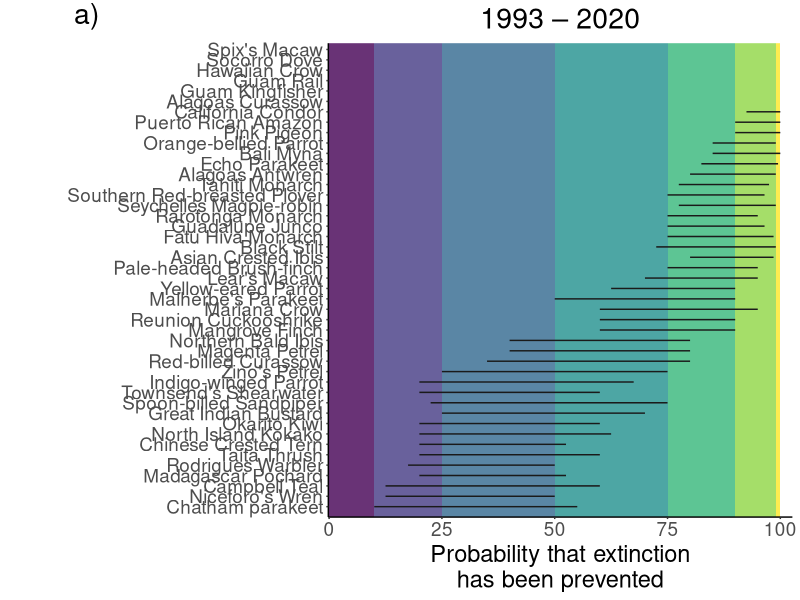
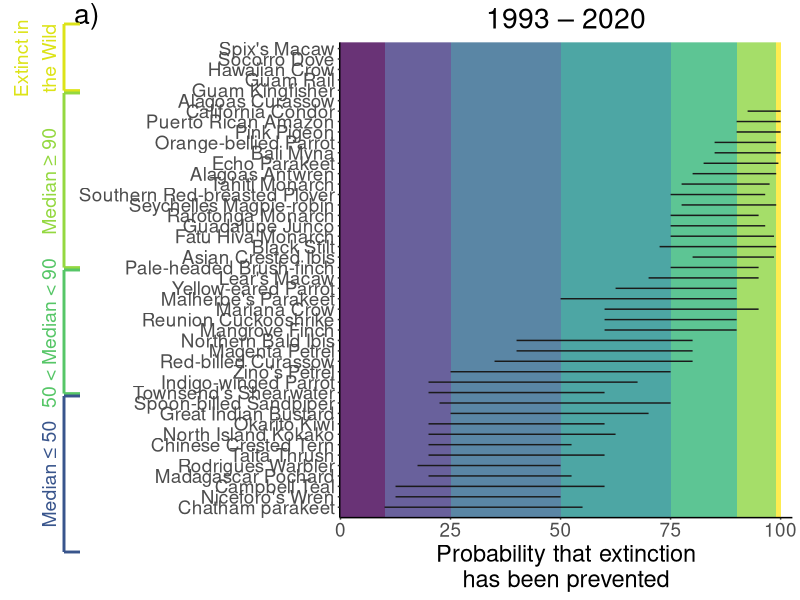
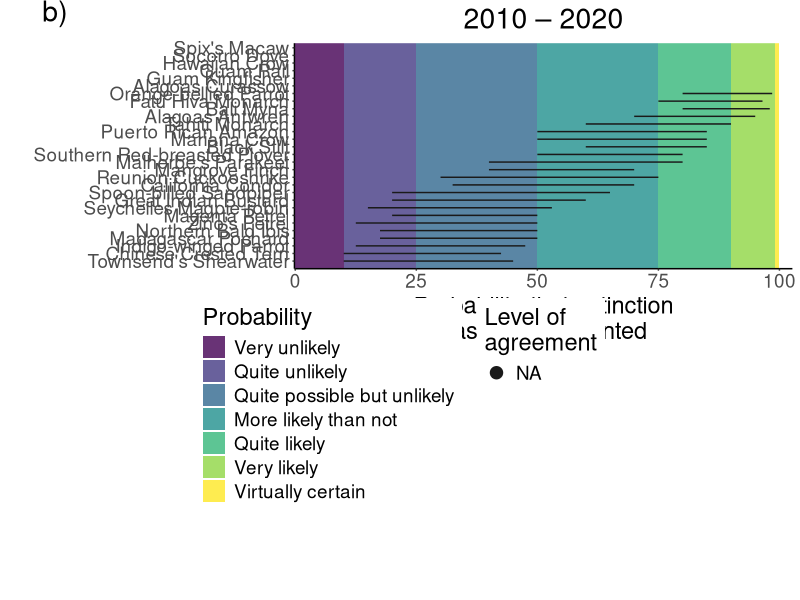
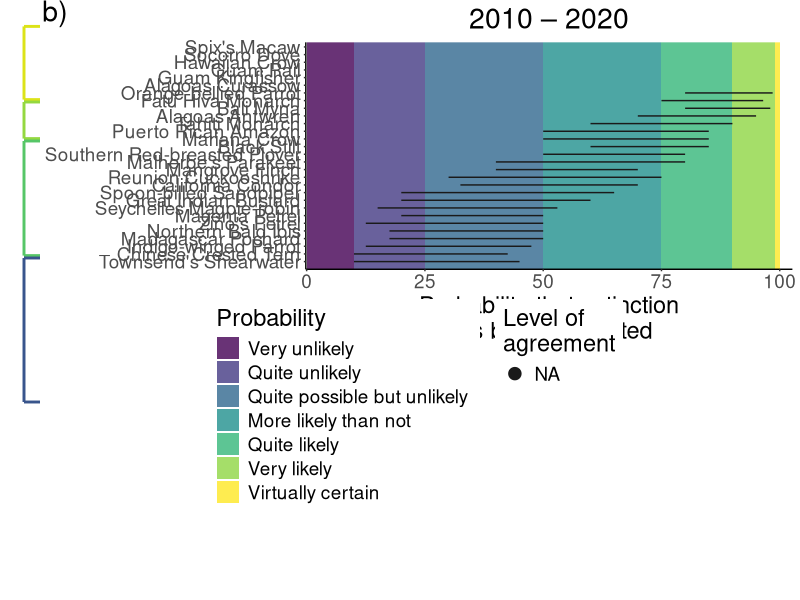
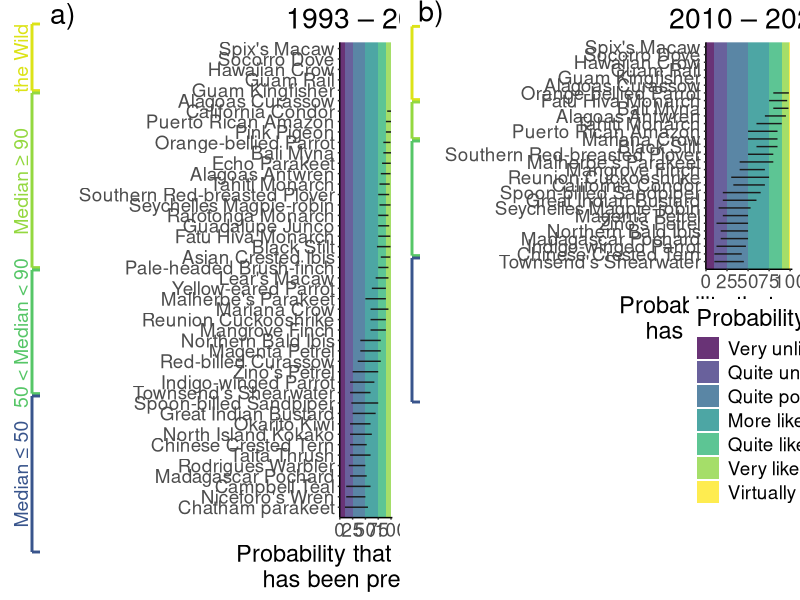

R code for these plots, in order: (Note: this script raises an error after producing the figures.)
#### -------------------------------------------------------------------------------##
#### ----------------------------- Plots of medians ------------------------------####
#### -------------------------------------------------------------------------------##

library(tidyverse)
library(viridis)
library(cowplot)
library(gridExtra)


allsppmed <- read.csv("data/allspp_medians.csv")



## Reorder factor levels

### Agreement
allsppmed$agreement1993 = factor(allsppmed$agreement1993, levels(allsppmed$agreement1993)[c(1, 3, 2)])
allsppmed$agreement2010 = factor(allsppmed$agreement2010, levels(allsppmed$agreement2010)[c(1, 3, 2)])

### Type of estimate
allsppmed$est = factor(allsppmed$est, levels(allsppmed$est)[c(2, 1, 3)])



## Set up plot background

fill <- c("Very unlikely", "Quite unlikely", "Quite possible\nbut unlikely", "More likely than not", "Quite likely", 
          "Very likely", "Virtually certain")
ymax <- c(10, 25, 50, 75, 90, 99, 100)
ymin <- c(0, 10, 25, 50, 75, 90, 99)
fill <- c(1:7)
rect <- data.frame(cbind(ymax, ymin, fill))


#### ----------------------------- Birds -----------------------------------------####


## Make bird plot for 1993 - 2020

(a <- filter(allsppmed, class == "AVES") %>% 
   ggplot() +
   geom_point(aes(x = fct_reorder(Common.name, order1993), y = median1993), alpha = 0)  +
   geom_rect(data = rect, aes(xmin = 0, xmax = 45.6, ymin = ymin, ymax = ymax, fill = fill), alpha = 0.8) +
   scale_fill_viridis() +
   geom_point(aes(x = fct_reorder(Common.name, order1993), y = median1993, size = agreement1993), colour = "grey10")+
   geom_line(aes(x = Common.name, y = median1993, colour = "grey10"), colour = "grey10") +
   coord_flip(ylim = c(4.5, 98)) +
   scale_size_manual(values = c(5, 3, 1)) +
   labs(x = "", y = "Probability that extinction\nhas been prevented", title = "1993 – 2020", tag = "a)") +
   theme_classic() +
   theme(axis.ticks.length = unit(.05, "cm"),
         text = element_text(size = 17),
         panel.spacing = unit(2, "lines"),
         legend.position = "none",
         plot.title = element_text(hjust = 0.5),
         plot.margin = unit(c(5.5, 5.5, 5.5, 30),"pt"),
         plot.tag.position = c(0.06, 0.99)))


## Add lines and text on left

(b <- ggdraw() +
    draw_plot(a) +
    draw_line(x = c(0.08, 0.08), y = c(0.849, 0.96), color = "#DCE318FF", size = 1) +
    draw_line(x = c(0.08, 0.1), y = c(0.96, 0.96), color = "#DCE318FF", size = 1) +
    draw_line(x = c(0.08, 0.1), y = c(0.849, 0.849), color = "#DCE318FF", size = 1) +
    draw_text("Extinct in\nthe Wild", vjust = 0, x = 0.07, y = 0.903, angle = 90, colour = "#DCE318FF") +
    
    draw_line(x = c(0.08, 0.08), y = c(0.554, 0.845), color = "#94D840FF", size = 1) +
    draw_line(x = c(0.08, 0.1), y = c(0.845, 0.845), color = "#94D840FF", size = 1) +
    draw_line(x = c(0.08, 0.1), y = c(0.554, 0.554), color = "#94D840FF", size = 1) +
    draw_text("Median \u2265 90", vjust = 0, x = 0.07, y = 0.698, angle = 90, colour = "#94D840FF") +
    
    draw_line(x = c(0.08, 0.08), y = c(0.344, 0.55), color = "#56C667FF", size = 1) +
    draw_line(x = c(0.08, 0.1), y = c(0.55, 0.55), color = "#56C667FF", size = 1) +
    draw_line(x = c(0.08, 0.1), y = c(0.344, 0.344), color = "#56C667FF", size = 1) +
    draw_text("50 < Median < 90", vjust = 0, x = 0.07, y = 0.445, angle = 90, colour = "#56C667FF") +
    
    draw_line(x = c(0.08, 0.08), y = c(0.08, 0.34), color = "#39558CFF", size = 1) +
    draw_line(x = c(0.08, 0.1), y = c(0.34, 0.34), color = "#39558CFF", size = 1) +
    draw_line(x = c(0.08, 0.1), y = c(0.08, 0.08), color = "#39558CFF", size = 1) +
    draw_text("Median \u2264 50", vjust = 0, x = 0.07, y = 0.21, angle = 90, colour = "#39558CFF"))


## Make bird plot for 2010 - 2020

(c <- filter(allsppmed, class == "AVES" & !is.na(median2010)) %>% 
    ggplot() +
    geom_point(aes(x = fct_reorder(Common.name, order2010), y = median2010), alpha = 0) +
    geom_rect(data = rect, aes(xmin = 0, xmax = 29.6, ymin = ymin, ymax = ymax, fill = fill), alpha = 0.8) +
    scale_fill_viridis(labels = c("Very unlikely", 
                                  "Quite unlikely", 
                                  "Quite possible but unlikely", 
                                  "More likely than not", 
                                  "Quite likely", 
                                  "Very likely", 
                                  "Virtually certain"),
                       guide = "legend", name = "Probability") +
    geom_point(aes(x = fct_reorder(Common.name, order2010), y = median2010, size = agreement2010), colour = "grey10") +
    geom_line(aes(x = Common.name, y = median2010, colour = "grey10"), colour = "grey10") +
    coord_flip(ylim = c(4.5, 98)) +
    scale_size_manual(values = c(5, 3, 1), name = "Level of\nagreement", drop = FALSE) +
    labs(x = "", y = "Probability that extinction\nhas been prevented", title = "2010 – 2020", tag = "b)") +
    theme_classic() +
    theme(axis.ticks.length = unit(.05, "cm"),
          text = element_text(size = 17),
          plot.margin = unit(c(5.5, 5.5, 185, 5.5),"pt"),
          legend.position = c(-0.2, -0.13),
          legend.justification = c("left", "top"),
          legend.box = "horizontal", 
          legend.direction = "vertical",
          plot.title = element_text(hjust = 0.5),
          plot.tag.position = c(0.06, 0.99)) + 
    guides(colour = guide_legend(override.aes = list(size = 5), order = 2),
           fill = guide_legend(order = 1),
           size = guide_legend(order = 3)))


## Add lines and text on left

(d <- ggdraw() +
    draw_plot(c) +
    draw_line(x = c(0.03, 0.03), y = c(0.834, 0.956), color = "#DCE318FF", size = 1) +
    draw_line(x = c(0.03, 0.05), y = c(0.956, 0.956), color = "#DCE318FF", size = 1) +
    draw_line(x = c(0.03, 0.05), y = c(0.834, 0.834), color = "#DCE318FF", size = 1) +
    
    draw_line(x = c(0.03, 0.03), y = c(0.769, 0.83), color = "#94D840FF", size = 1) +
    draw_line(x = c(0.03, 0.05), y = c(0.83, 0.83), color = "#94D840FF", size = 1) +
    draw_line(x = c(0.03, 0.05), y = c(0.769, 0.769), color = "#94D840FF", size = 1) +
    
    draw_line(x = c(0.03, 0.03), y = c(0.574, 0.765), color = "#56C667FF", size = 1) +
    draw_line(x = c(0.03, 0.05), y = c(0.765, 0.765), color = "#56C667FF", size = 1) +
    draw_line(x = c(0.03, 0.05), y = c(0.574, 0.574), color = "#56C667FF", size = 1) +
    
    draw_line(x = c(0.03, 0.03), y = c(0.33, 0.57), color = "#39558CFF", size = 1) +
    draw_line(x = c(0.03, 0.05), y = c(0.57, 0.57), color = "#39558CFF", size = 1) +
    draw_line(x = c(0.03, 0.05), y = c(0.33, 0.33), color = "#39558CFF", size = 1))


## Arrange and save

e <- grid.arrange(b, d, nrow = 1)
ggsave("output/median_scores_birds.pdf", e, dpi = 300, width = 15, height = 10, device = cairo_pdf)
ggsave("output/median_scores_birds.png", e, dpi = 300, width = 381, height = 254, units = "mm")



#### ----------------------------- Mammals ----------------------------------------####

## Make mammal plot for 1993 - 2020

(f <- filter(allsppmed, class == "MAMMALIA") %>% 
   ggplot() +
   geom_point(aes(x = fct_reorder(Common.name, order1993), y = median1993), alpha = 0)  +
   geom_rect(data = rect, aes(xmin = 0, xmax = 24.6, ymin = ymin, ymax = ymax, fill = fill), alpha = 0.8) +
   scale_fill_viridis() +
   geom_point(aes(x = fct_reorder(Common.name, order1993), y = median1993, size = agreement1993), colour = "grey10")+
   geom_line(aes(x = Common.name, y = median1993, colour = "grey10"), colour = "grey10") +
   coord_flip(ylim = c(4.5, 98)) +
   scale_size_manual(values = c(5, 3, 1)) +
   labs(x = "", y = "Probability that extinction\nhas been prevented", title = "1993 – 2020", tag = "a)") +
   theme_classic() +
   theme(axis.ticks.length = unit(.05, "cm"),
         text = element_text(size = 15),
         panel.spacing = unit(2, "lines"),
         legend.position = "none",
         plot.title = element_text(hjust = 0.5),
         plot.margin = unit(c(5.5, 5.5, 5.5, 30),"pt"),
         plot.tag.position = c(0.06, 0.99)))


## Add lines and text on left

(g <- b <- ggdraw() +
    draw_plot(f) +
    draw_line(x = c(0.08, 0.08), y = c(0.849, 0.955), color = "#DCE318FF", size = 1) +
    draw_line(x = c(0.08, 0.1), y = c(0.955, 0.955), color = "#DCE318FF", size = 1) +
    draw_line(x = c(0.08, 0.1), y = c(0.849, 0.849), color = "#DCE318FF", size = 1) +
    draw_text("Extinct in\nthe Wild", vjust = 0, x = 0.07, y = 0.902, angle = 90, colour = "#DCE318FF") +
    
    draw_line(x = c(0.08, 0.08), y = c(0.714, 0.845), color = "#94D840FF", size = 1) +
    draw_line(x = c(0.08, 0.1), y = c(0.845, 0.845), color = "#94D840FF", size = 1) +
    draw_line(x = c(0.08, 0.1), y = c(0.714, 0.714), color = "#94D840FF", size = 1) +
    draw_text("Median \u2265 90", vjust = 0, x = 0.07, y = 0.78, angle = 90, colour = "#94D840FF") +
    
    draw_line(x = c(0.08, 0.08), y = c(0.384, 0.71), color = "#56C667FF", size = 1) +
    draw_line(x = c(0.08, 0.1), y = c(0.71, 0.71), color = "#56C667FF", size = 1) +
    draw_line(x = c(0.08, 0.1), y = c(0.384, 0.384), color = "#56C667FF", size = 1) +
    draw_text("50 < Median < 90", vjust = 0, x = 0.07, y = 0.547, angle = 90, colour = "#56C667FF") +
    
    draw_line(x = c(0.08, 0.08), y = c(0.09, 0.38), color = "#39558CFF", size = 1) +
    draw_line(x = c(0.08, 0.1), y = c(0.38, 0.38), color = "#39558CFF", size = 1) +
    draw_line(x = c(0.08, 0.1), y = c(0.09, 0.09), color = "#39558CFF", size = 1) +
    draw_text("Median \u2264 50", vjust = 0, x = 0.07, y = 0.235, angle = 90, colour = "#39558CFF"))


## Make mammal plot for 2010 - 2020

(h <- filter(allsppmed, class == "MAMMALIA" & !is.na(median2010)) %>% 
    ggplot() +
    geom_point(aes(x = fct_reorder(Common.name, order2010), y = median2010), alpha = 0) +
    geom_rect(data = rect, aes(xmin = 0, xmax = 19.6, ymin = ymin, ymax = ymax, fill = fill), alpha = 0.8) +
    scale_fill_viridis(labels = c("Very unlikely", 
                                  "Quite unlikely", 
                                  "Quite possible but unlikely", 
                                  "More likely than not", 
                                  "Quite likely", 
                                  "Very likely", 
                                  "Virtually certain"),
                       guide = "legend", name = "Probability") +
    geom_point(aes(x = fct_reorder(Common.name, order2010), y = median2010, size = agreement2010), colour = "grey10") +
    geom_line(aes(x = Common.name, y = median2010, colour = "grey10"), colour = "grey10") +
    coord_flip(ylim = c(4.5, 98)) +
    scale_size_manual(values = c(5, 3, 1), name = "Level of\nagreement", drop = FALSE) +
    labs(x = "", y = "Probability that extinction\nhas been prevented", title = "2010 – 2020", tag = "b)") +
    theme_classic() +
    theme(axis.ticks.length = unit(.05, "cm"),
          text = element_text(size = 15),
          plot.margin = unit(c(5.5, 5.5, 160, 5.5),"pt"),
          legend.position = c(-0.2, -0.15),
          legend.justification = c("left", "top"),
          legend.box = "horizontal", 
          legend.direction = "vertical",
          plot.title = element_text(hjust = 0.5),
          plot.tag.position = c(0.06, 0.99)) + 
    guides(colour = guide_legend(override.aes = list(size = 5), order = 2),
           fill = guide_legend(order = 1),
           size = guide_legend(order = 3)))


## Add lines and text on left

(i <- ggdraw() +
    draw_plot(h) +
    draw_line(x = c(0.03, 0.03), y = c(0.894, 0.956), color = "#DCE318FF", size = 1) +
    draw_line(x = c(0.03, 0.05), y = c(0.956, 0.956), color = "#DCE318FF", size = 1) +
    draw_line(x = c(0.03, 0.05), y = c(0.894, 0.894), color = "#DCE318FF", size = 1) +
    
    draw_line(x = c(0.03, 0.03), y = c(0.739, 0.89), color = "#56C667FF", size = 1) +
    draw_line(x = c(0.03, 0.05), y = c(0.89, 0.89), color = "#56C667FF", size = 1) +
    draw_line(x = c(0.03, 0.05), y = c(0.739, 0.739), color = "#56C667FF", size = 1) +
    
    draw_line(x = c(0.03, 0.03), y = c(0.35, 0.735), color = "#39558CFF", size = 1) +
    draw_line(x = c(0.03, 0.05), y = c(0.735, 0.735), color = "#39558CFF", size = 1) +
    draw_line(x = c(0.03, 0.05), y = c(0.35, 0.35), color = "#39558CFF", size = 1))


## Arrange and save

j <- grid.arrange(g, i, nrow = 1)
ggsave("output/median_scores_mammals.pdf", j, dpi = 300, width = 13.5, height = 8, device = cairo_pdf)
ggsave("output/median_scores_mammals.png", j, dpi = 300, width = 381, height = 254, units = "mm")


